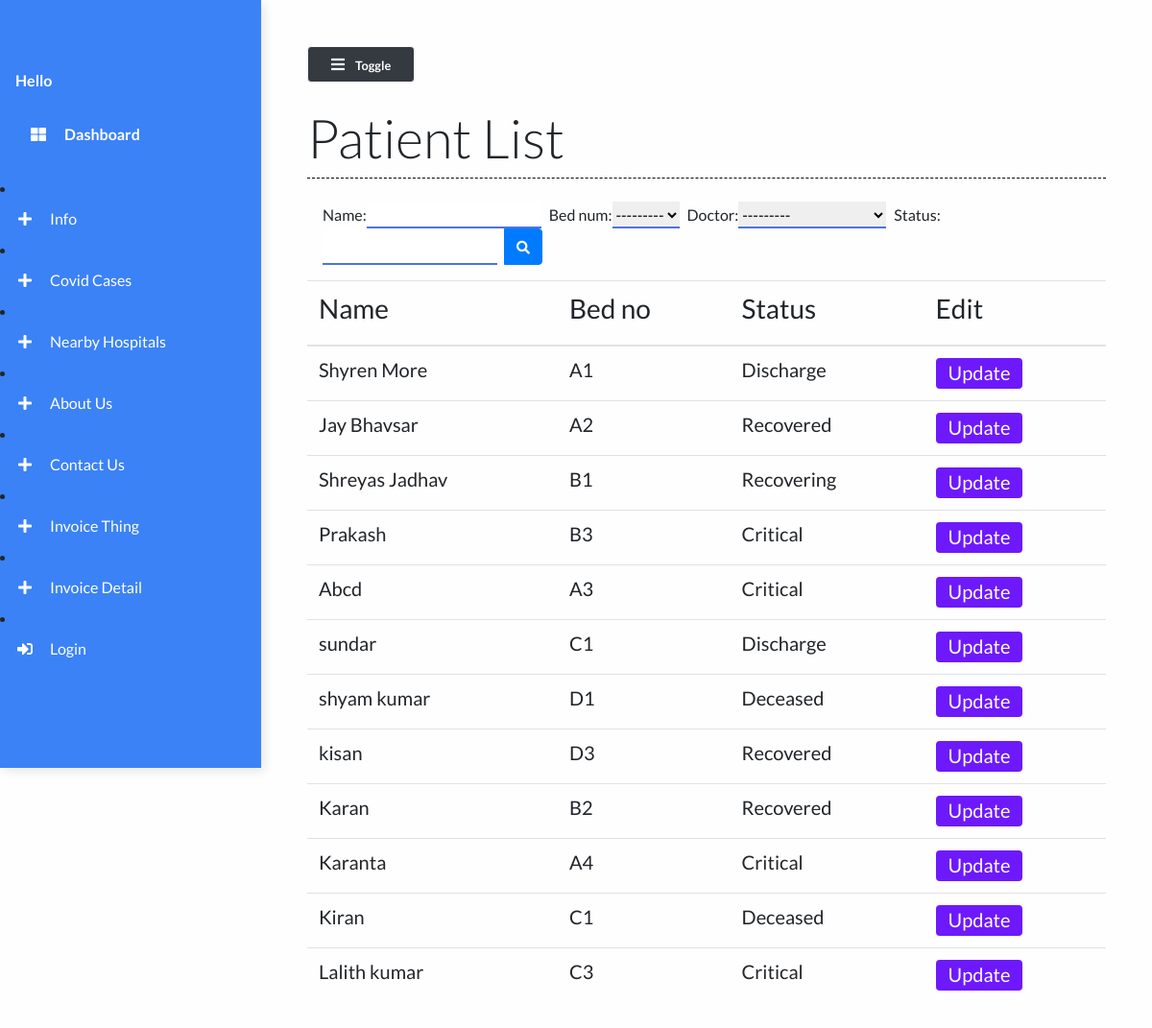
/patient_list/, run on the app's committed database.
### main/models.py (models this page shows, shortened)
class Patient(models.Model):
    name = models.CharField(max_length=50)
    phone_num = models.CharField(max_length=15)
    patient_relative_name = models.CharField(max_length=50, null=True)
    patient_relative_contact = models.CharField(max_length=15, null=True)
    address = models.TextField()
    SYMPTOMS = (
        ('Fever', 'Fever'),
        ('Dry cough', 'Dry cough'),
        ('Tiredness', 'Tiredness'),
        ('Aches and pains', 'Aches and pains'),
        ('Sore throat', 'Sore throat'),
        ('Diarrhoea', 'Diarrhoea'),
        ('Loss of taste or smell', 'Loss of taste or smell'),
        ('Difficulty in breathing or shortness of breath', 'Difficulty in breathing or shortness of breath'),
        ('Chest pain or pressure', 'Chest pain or pressure'),
        ('Loss of speech or movement', 'Loss of speech or movement'),
    )
    symptoms = MultiSelectField(choices=SYMPTOMS, null=True)
    prior_ailments = models.TextField()
    bed_num = models.ForeignKey("Bed", on_delete=models.CASCADE)
    dob = models.DateField(null=True)
    doctor = models.ForeignKey("Doctor", on_delete=models.CASCADE, null=True)
    doctors_notes = models.TextField(null=True, blank=True)
    doctors_visiting_time = models.CharField(null=True, max_length=50, blank=True)
    status = models.CharField(max_length=50)

class Bed(models.Model):
    bed_number = models.CharField(max_length=50)
    occupied = models.BooleanField()
    def __str__(self):
        return self.bed_number

### main/views.py (the view)
# urls.py: path("patient_list/", views.patient_list, name="patient_list"),
def patient_list(request):
    patients = Patient.objects.all()
    myFilter = PatientFilter(request.GET, queryset=patients)
    patients = myFilter.qs
    context = {
        'patients': patients,
        'myFilter': myFilter
    }
    return render(request, 'main/patient_list.html', context)

### main/models.py (called while the page is built)
    def __str__(self):
        return self.name

### main/templates/main/patient_list.html (shortened to what this page needs)
{% extends 'main/base.html' %}
{% load static %}
{% block contentTitle %}
    Patient List
{% endblock contentTitle %}
{% block content %}
    <form class="d-none d-sm-inline-block form-inline mr-auto ml-md-3 my-2 my-md-0 mw-100 navbar-search mb-3" method="GET" id="list">
        <div class="input-group">
        {{myFilter.form}}
            <div class="input-group-append">
                <button class="btn btn-primary btn-block" type="submit">
                    <i class="fas fa-search fa-sm"></i>
                </button>
            </div>
        </div>
    </form>
     <div class="table-responsive mt-3">
        <table class="table table-hover">
            <thead>
                <th><h3>Name</h3></th>
                <th><h3>Bed no</h3></th>
                <th><h3>Status</h3></th>
                <th><h3>Edit</h3></th>
            </thead>
            <tbody>
                {% for patient in patients %}
                <tr class="mx-auto">
                    <td scope="row"><h5>{{ patient.name }}</h5></td>
                    <td><h5>{{ patient.bed_num }}</h5></td>
                    <td><h5>{{ patient.status }}</h5></td>
                    <td><a href="/patient/{{patient.id}}" class="btn btn-purple"><h5>Update</h5></a></td>
                </tr>
                {% endfor %}
            </tbody>
        </table>
    </div>
{% endblock content %}

### static/styles/base.css (style rules this page uses)
body { background: #fffefe; min-height: 100vh; overflow-x: hidden; font-family:Lato,'Helvetica Neue',Helvetica,Arial,sans-serif; }
.btn-purple { background: #6d19fc; color: #ffffff; height: 2rem; padding-top: 2px; }
#id_name { margin-right: 0.5rem; border: none; outline: none; border-bottom: 2px solid #4e73df; }
#id_bed_num { margin-right: 0.5rem; border: none; outline: none; border-bottom: 2px solid #4e73df; }
#id_status { margin-right: 0.5rem; border: none; outline: none; border-bottom: 2px solid #4e73df; }
#id_doctor { margin-right: 0.5rem; border: none; outline: none; border-bottom: 2px solid #4e73df; }

### data on the page
Patient: name "Shyren More", bed_num "A1", status "Discharge"
Patient: name "Jay Bhavsar", bed_num "A2", status "Recovered"
Patient: name "Shreyas Jadhav", bed_num "B1", status "Recovering"
Patient: name "Prakash", bed_num "B3", status "Critical"
Patient: name "Abcd", bed_num "A3", status "Critical"
Patient: name "sundar", bed_num "C1", status "Discharge"
Patient: name "shyam kumar", bed_num "D1", status "Deceased"
Patient: name "kisan", bed_num "D3", status "Recovered"
Patient: name "Karan", bed_num "B2", status "Recovered"
Patient: name "Karanta", bed_num "A4", status "Critical"
Patient: name "Kiran", bed_num "C1", status "Deceased"
Patient: name "Lalith kumar", bed_num "C3", status "Critical"
